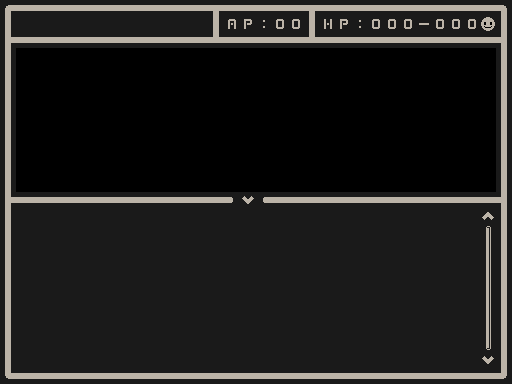

A 2D game scene composited from a Tiled map and its tileset images. What follows is a short description and the map's XML, with every tile layer's data as written:
An orthogonal 32x24 tile map with 16x16 px tiles, 1 tile layer (Tile Layer 1) and 10 objects (10x 3).

<map version="1.8" tiledversion="1.8.1" orientation="orthogonal" renderorder="right-down" width="32" height="24" tilewidth="16" tileheight="16" infinite="0" nextlayerid="3" nextobjectid="45">
 <tileset firstgid="1" source="RougeLike.tsx" />
 <layer id="1" name="Tile Layer 1" width="32" height="24">
  <properties>
   <property name="Field" type="object" value="0" />
  </properties>
  <data encoding="csv">
1709,2684356266,2684356266,2684356266,2684356266,2684356266,2684356266,2684356266,2684356266,2684356266,2684356266,2684356266,2684356266,1712,2684356266,2684356266,2684356266,2684356266,2684356266,1712,2684356266,2684356266,2684356266,2684356266,2684356266,2684356266,2684356266,2684356266,2684356266,2684356266,2684356266,2684356269,
1706,1057,1057,1057,1057,1057,1057,1057,1057,1057,1057,1057,1057,1706,1956,2006,1918,1908,1908,1706,1963,2006,1918,1908,1908,1908,2054,1908,1908,1908,1764,1706,
1610614448,2684356266,2684356266,2684356266,2684356266,2684356266,2684356266,2684356266,2684356266,2684356266,2684356266,2684356266,2684356266,3221227184,2684356266,2684356266,2684356266,2684356266,2684356266,3221227184,2684356266,2684356266,2684356266,2684356266,2684356266,2684356266,2684356266,2684356266,2684356266,2684356266,2684356266,2684356272,
1706,1,1,1,1,1,1,1,1,1,1,1,1,1,1,1,1,1,1,1,1,1,1,1,1,1,1,1,1,1,1,1706,
1706,1,1,1,1,1,1,1,1,1,1,1,1,1,1,1,1,1,1,1,0,1,1,1,1,1,1,1,1,1,1,1706,
1706,1,1,1,1,1,1,1,1,1,1,1,1,1,1,1,1,1,1,1,1,1,1,1,1,1,1,1,1,1,1,1706,
1706,1,1,1,1,1,0,0,0,1,1,1,1,1,1,1,1,1,0,0,1,1,1,1,1,1,1,1,1,1,1,1706,
1706,1,1,1,1,1,1,1,1,1,1,1,1,1,1,1,1,0,0,0,1,1,1,1,1,1,1,1,1,1,1,1706,
1706,1,1,1,1,1,1,1,1,1,1,1,1,1,0,0,0,0,0,0,1,1,1,1,1,1,1,1,1,1,1,1706,
1706,1,1,1,1,1,1,1,1,1,1,1,1,1,0,0,0,0,0,0,1,1,1,1,0,1,1,1,1,1,0,1706,
1706,1,1,1,1,1,1,1,0,1,1,1,1,1,0,0,0,0,0,0,1,1,1,1,1,1,1,1,1,1,1,1706,
1706,0,0,0,1,1,1,1,1,1,0,1,1,1,1,1,1,1,1,1,1,1,1,1,1,1,1,1,1,1,1,1706,
1610614448,2684356266,2684356266,2684356266,2684356266,2684356266,2684356266,2684356266,2684356266,2684356266,2684356266,2684356266,2684356266,2684356266,1610614443,2042,2684356267,2684356266,2684356266,2684356266,2684356266,2684356266,2684356266,2684356266,2684356266,2684356266,2684356266,2684356266,2684356266,2684356266,2684356266,2684356272,
1706,1057,1057,1057,1057,1057,1057,1057,1057,1057,1057,1057,1057,1057,1057,1057,1057,1057,1057,1057,1057,1057,1057,1057,1057,1057,1057,1057,1057,1057,2040,1706,
1706,1057,1057,1057,1057,1057,1057,1057,1057,1057,1057,1057,1057,1057,1057,1057,1057,1057,1057,1057,1057,1057,1057,1057,1057,1057,1057,1057,1057,1057,2684356356,1706,
1706,1057,1057,1057,1057,1057,1057,1057,1057,1057,1057,1057,1057,1057,1057,1057,1057,1057,1057,1057,1057,1057,1057,1057,1057,1057,1057,1057,1057,1057,2684356357,1706,
1706,1057,1057,1057,1057,1057,1057,1057,1057,1057,1057,1057,1057,1057,1057,1057,1057,1057,1057,1057,1057,1057,1057,1057,1057,1057,1057,1057,1057,1057,2684356357,1706,
1706,1057,1057,1057,1057,1057,1057,1057,1057,1057,1057,1057,1057,1057,1057,1057,1057,1057,1057,1057,1057,1057,1057,1057,1057,1057,1057,1057,1057,1057,2684356357,1706,
1706,1057,1057,1057,1057,1057,1057,1057,1057,1057,1057,1057,1057,1057,1057,1057,1057,1057,1057,1057,1057,1057,1057,1057,1057,1057,1057,1057,1057,1057,2684356357,1706,
1706,1057,1057,1057,1057,1057,1057,1057,1057,1057,1057,1057,1057,1057,1057,1057,1057,1057,1057,1057,1057,1057,1057,1057,1057,1057,1057,1057,1057,1057,2684356357,1706,
1706,1057,1057,1057,1057,1057,1057,1057,1057,1057,1057,1057,1057,1057,1057,1057,1057,1057,1057,1057,1057,1057,1057,1057,1057,1057,1057,1057,1057,1057,2684356357,1706,
1706,1057,1057,1057,1057,1057,1057,1057,1057,1057,1057,1057,1057,1057,1057,1057,1057,1057,1057,1057,1057,1057,1057,1057,1057,1057,1057,1057,1057,1057,3758098180,1706,
1706,1057,1057,1057,1057,1057,1057,1057,1057,1057,1057,1057,1057,1057,1057,1057,1057,1057,1057,1057,1057,1057,1057,1057,1057,1057,1057,1057,1057,1057,2042,1706,
1610614445,2684356266,2684356266,2684356266,2684356266,2684356266,2684356266,2684356266,2684356266,2684356266,2684356266,2684356266,2684356266,2684356266,2684356266,2684356266,2684356266,2684356266,2684356266,2684356266,2684356266,2684356266,2684356266,2684356266,2684356266,2684356266,2684356266,2684356266,2684356266,2684356266,2684356266,3221227181
</data>
 </layer>
 <objectgroup id="2" name="Fields">
  <object id="3" name="fNAME" type="3" x="16" y="16" width="192" height="16" />
  <object id="32" name="fAP" type="3" x="272" y="16" width="32" height="16" />
  <object id="37" name="fHP" type="3" x="368" y="16" width="48" height="16" />
  <object id="38" name="fHPMax" type="3" x="432" y="16" width="48" height="16" />
  <object id="39" name="fConsoleLrg" type="3" x="16" y="208.371" width="464" height="159.629" />
  <object id="40" name="fConsoleUp" type="3" x="480.632" y="208.371" width="16" height="16">
   <properties>
    <property name="ACTIVATED_TILE" type="int" value="2089" />
    <property name="BUTTON" type="int" value="70" />
   </properties>
  </object>
  <object id="41" name="fConsoleDown" type="3" x="480" y="352.632" width="16" height="16">
   <properties>
    <property name="ACTIVATED_TILE" type="int" value="2089" />
    <property name="BUTTON" type="int" value="71" />
   </properties>
  </object>
  <object id="42" name="fCondition" type="3" x="480" y="16" width="16" height="16" />
  <object id="43" name="fMinimize" type="3" x="240.308" y="192.921" width="16" height="16">
   <properties>
    <property name="ACTIVATED_TILE" type="int" value="2089" />
    <property name="BUTTON" type="int" value="72" />
   </properties>
  </object>
  <object id="44" name="fbMapArea" type="3" x="16.4275" y="48.0188" width="480.819" height="144.688">
   <properties>
    <property name="ACTIVATED_TILE" type="int" value="0" />
    <property name="BUTTON" type="int" value="2" />
   </properties>
  </object>
 </objectgroup>
</map>
